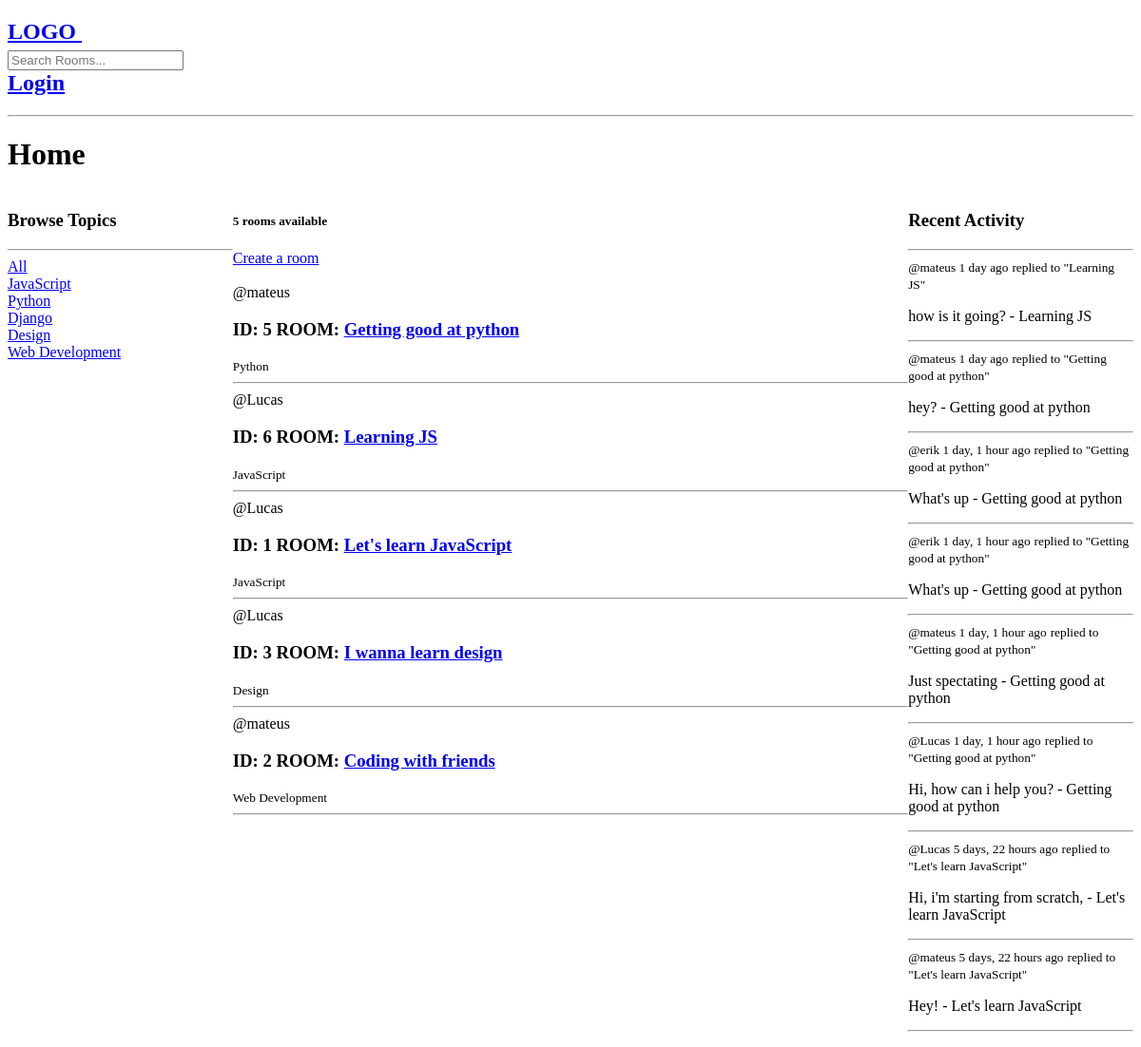
Before: / with the older database file.
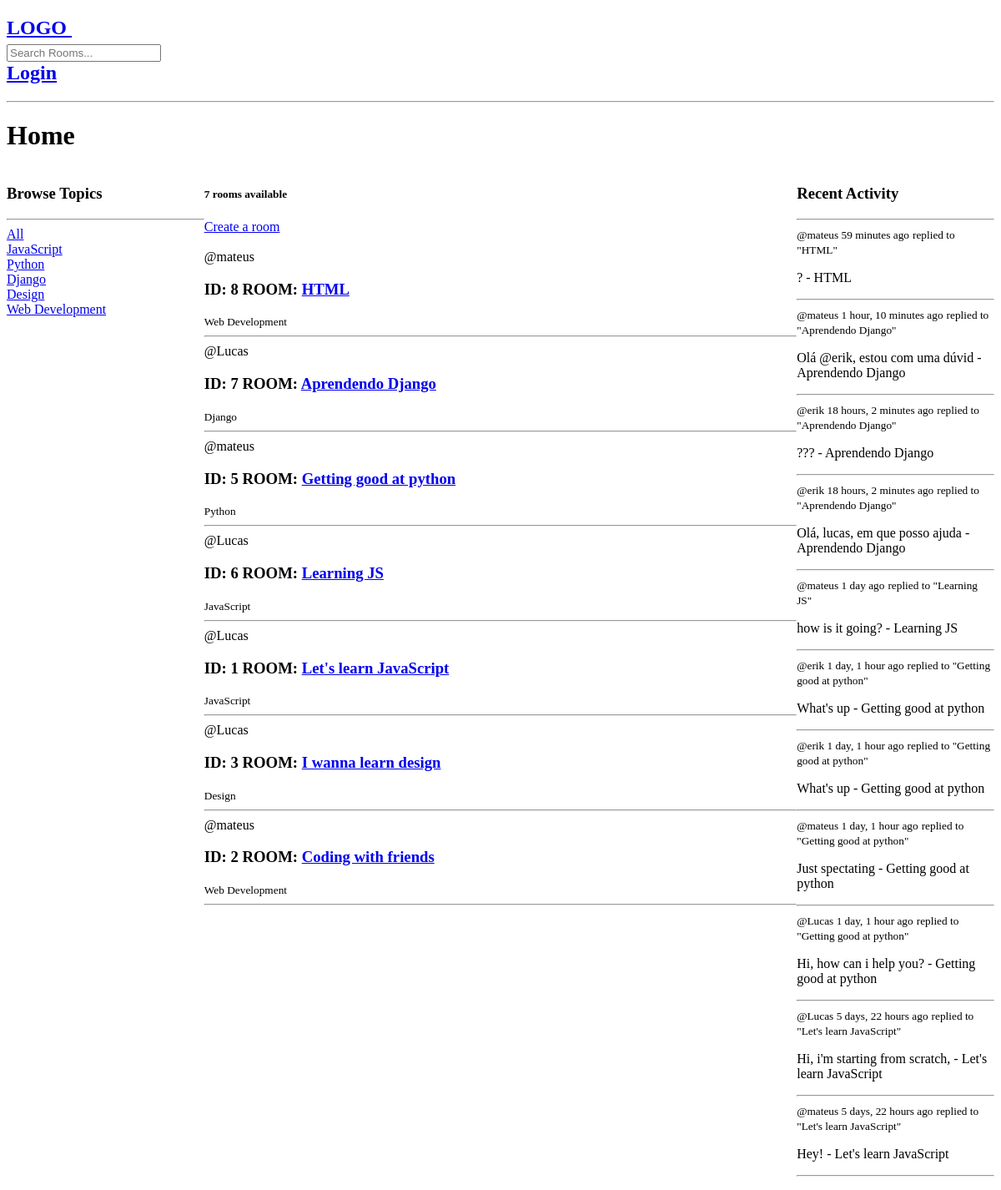
After: the same page with the newer database file.
### base/models.py (models this page shows, shortened)
class Topic(models.Model):
    name = models.CharField(max_length=200)

class Room(models.Model):
    host = models.ForeignKey(User, on_delete=models.SET_NULL, null=True)
    topic = models.ForeignKey(Topic, on_delete=models.SET_NULL, null=True)
    name = models.CharField(max_length=200)
    description = models.TextField(null=True, blank=True)
    participants = models.ManyToManyField(User, related_name='participants', blank=True)
    updated = models.DateTimeField(auto_now=True)
    created = models.DateTimeField(auto_now_add=True)
    class Meta:
        ordering = ['-updated', '-created']
    def __str__(self):
        return self.name

class Message(models.Model):
    user = models.ForeignKey(User, on_delete=models.CASCADE)
    room = models.ForeignKey(Room, on_delete=models.CASCADE)
    body = models.TextField()
    updated = models.DateTimeField(auto_now=True)
    created = models.DateTimeField(auto_now_add=True)
    def __str__(self):
        return f'{self.body[0:30]} - {self.room} '
    class Meta:
        ordering = ['-updated', '-created']

### base/views.py (the view)
# urls.py: path('', home, name='home'),
def home(request):
    q = request.GET.get('q') if request.GET.get('q') is not None else ''
    rooms = Room.objects.filter(
        Q(topic__name__icontains=q) |
        Q(name__icontains=q) |
        Q(description__icontains=q)
        )
    topics = Topic.objects.all()
    room_count = rooms.count()
    room_messages = Message.objects.filter(Q(room__topic__name__icontains=q))
    context = {'rooms':rooms, 'topics':topics, 'room_count':room_count,
               'room_messages':room_messages}
    return render(request, 'base/home.html', context)

### base/templates/base/home.html (shortened to what this page needs)
{% extends 'base.html' %}
{% block content %}
    <h1>Home</h1>
<div class="home-container">
    <div>
        {% include 'base/topics_component.html' %}
    </div>
    <div>
    <h5>{{ room_count }}  rooms available</h5>
    <a href="{% url 'create_room' %}">Create a room</a><br><br>
    <div>
        {% include 'base/feed_component.html' %}
    </div>
    </div>
    <div>
        {% include 'base/activity_component.html' %}
    </div>
</div>
{% endblock %}

### base/templates/base/topics_component.html
        <h3>Browse Topics</h3>
        <hr>
        <div>
            <a href="{% url 'home' %}">All</a>
        </div>
        {% for topic in topics %}
            <div>
                <a href="{% url 'home' %}?q={{ topic.name }}">{{ topic.name }}</a>
            </div>
        {% endfor%}

### base/templates/base/feed_component.html (shortened to what this page needs)
        {% for room in rooms %}
            <span>@{{ room.host.username }}</span>
            <h3> ID: {{ room.id }}   ROOM: <a href="{% url 'room' room.id%}">{{ room.name }}</a>  </h3>
            <small>{{ room.topic.name }}</small>
            <hr>
        {% endfor%}

### base/templates/base/activity_component.html (shortened to what this page needs)
        <h3> Recent Activity</h3>
        <hr>
        {% for message in room_messages %}
            <small>@{{ message.user }} {{ message.created|timesince }} ago</small>
            <small>replied to "{{ message.room }}"</small>
            <p>{{ message }}</p>
            <hr>
        {% endfor %}

Changed rows visible on the page:
removed Message: user "mateus", created "1 day", room "Getting good at python", body+room "hey? - Getting good at python"
added Room: host.username "mateus", id "8", name "HTML", topic.name "Web Development"
added Room: host.username "Lucas", id "7", name "Aprendendo Django", topic.name "Django"
added Message: user "mateus", created "59 minutes", room "HTML", body+room "? - HTML"
added Message: user "mateus", created "1 hour, 10 minutes", room "Aprendendo Django", body+room "Olá @erik, estou com uma dúvid - Aprendendo Django"
added Message: user "erik", created "18 hours, 2 minutes", room "Aprendendo Django", body+room "??? - Aprendendo Django"
added Message: user "erik", created "18 hours, 2 minutes", room "Aprendendo Django", body+room "Olá, lucas, em que posso ajuda - Aprendendo Django"
Other visible differences:
{{ room_count }}: "5" → "7"
